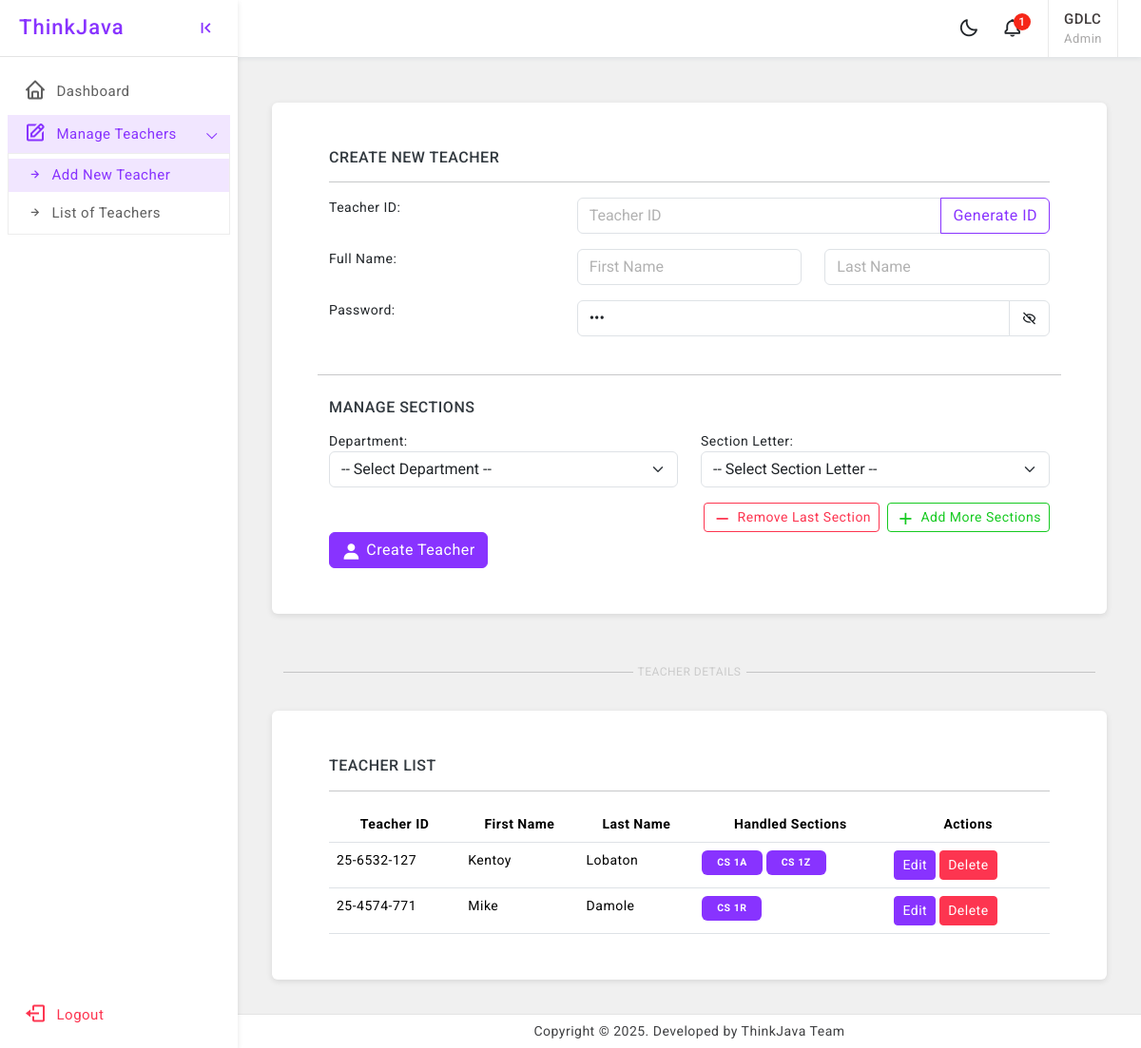
Before: /create-teacher/ (signed in) with the older database file.
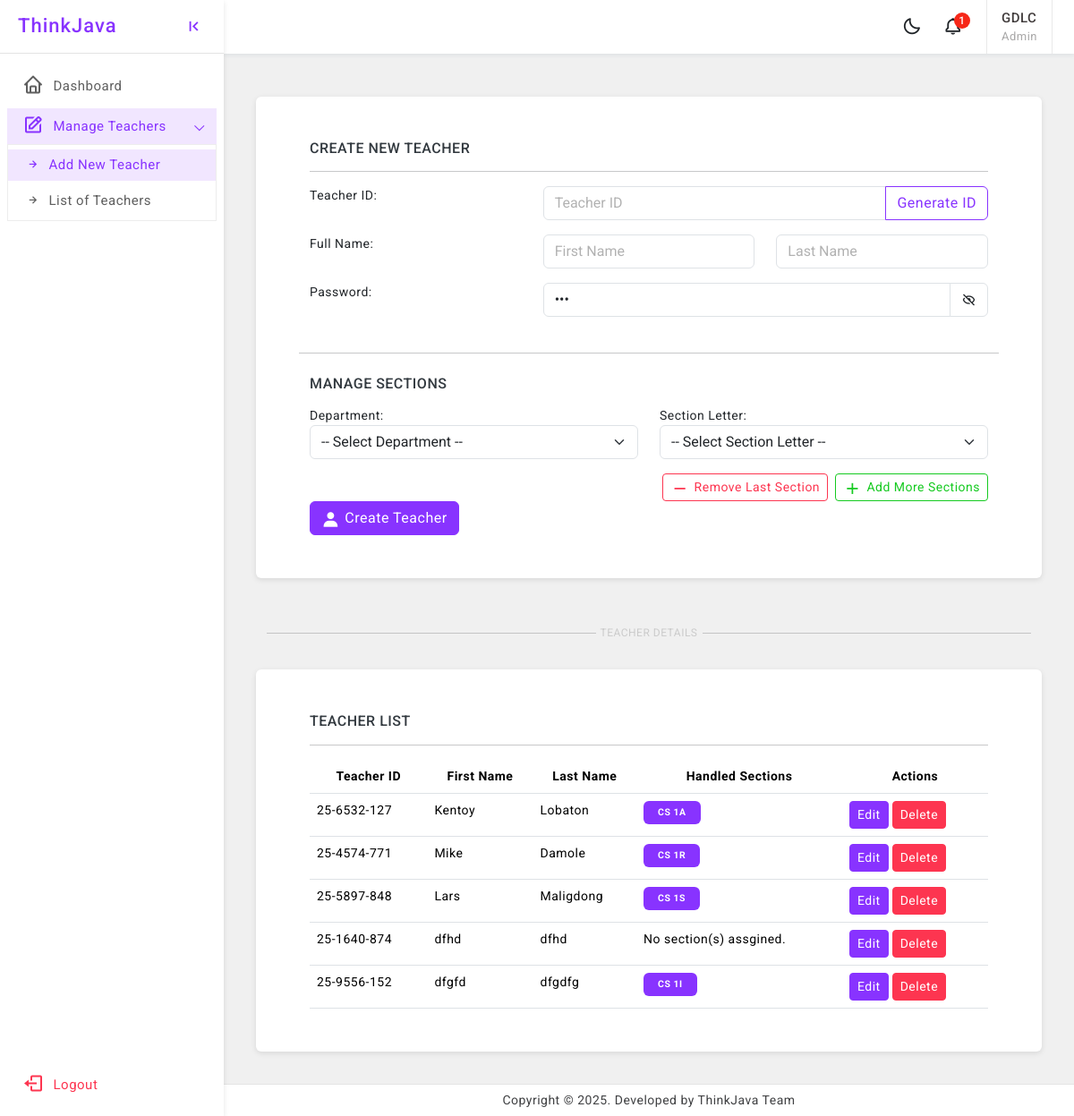
After: the same page with the newer database file.
### StudentManagementSystem/models/teachers.py (models this page shows, shortened)
class Teacher(models.Model):
    teacher_id = models.CharField(max_length=50, unique=True)
    first_name = models.CharField(max_length=150)
    last_name = models.CharField(max_length=150)
    date_of_birth = models.DateField(null=True, blank=True)
    password = models.CharField(max_length=128)  # store hashed passwords ideally
    role = models.CharField(
        max_length=20,
        choices=Role.choices,
        default=Role.TEACHER  # Default to 'Teacher' role
    )

### StudentManagementSystem/views/admin/manage_teachers.py (the view, shortened to what this page needs)
def create_teacher(request):
    admin_id = request.session.get('user_id')
    if not admin_id:
        return redirect('unified_login')
    context = get_teacher_context(admin_id)
    return render(request, 'admin/teacher_form.html', context)

### StudentManagementSystem/models/section.py (called while the page is built)
    def __str__(self):
        return f"{self.department.name} {self.year_level.year}{self.letter}"  # e.g., "CS 1A"

### StudentManagementSystem/views/admin/manage_teachers.py (called while the page is built)
def get_teacher_context(admin_id, message_container_id='create_message'):
    admin = SimpleAdmin.objects.get(id=admin_id)
    departments = Department.objects.all()
    teachers = Teacher.objects.all()
    teachers_with_sections = []
    for teacher in teachers:
        handled_sections = teacher.handled_sections.all()
        section_names = [str(handled_section.section) for handled_section in handled_sections]
        teachers_with_sections.append({
            'teacher': teacher,
            'section_names': section_names
        })
    context = {
        'departments': departments,
        'username': admin.username,
        'role': Role.ADMIN,
        'teachers_with_sections': teachers_with_sections,
        'message_container_id': message_container_id,
    }
    return context

### StudentManagementSystem/templates/admin/teacher_form.html (shortened to what the changed rows need)
{% extends 'base.html' %}
{% load static %}
{% block content %}
    <div class="page-wrapper">
        <div class="row p-5">
            {% include 'admin/teacher_list.html' %}
        </div>
    </div>
{% endblock %}

### StudentManagementSystem/templates/admin/teacher_list.html (shortened to what this page needs)
<div class="card" id="teacher_table">
    <div class="card-body p-5">
        <h6 class="mb-0 text-uppercase">Teacher List</h6>
        <hr>
        <table class="table mb-0 table-hover">
            <thead>
            <tr class="text-center">
                <th scope="col">Teacher ID</th>
                <th scope="col">First Name</th>
                <th scope="col">Last Name</th>
                <th scope="col">Handled Sections</th>
                <th scope="col">Actions</th>
            </tr>
            </thead>
            <tbody>
            {% for item in teachers_with_sections %}
                <tr>
                    <td>{{ item.teacher.teacher_id }}</td>
                    <td>{{ item.teacher.first_name }}</td>
                    <td>{{ item.teacher.last_name }}</td>
                    <td>
                        <div class="bootstrap-tagsinput inline">
                            {% for section_name in item.section_names %}
                                <span class="badge bg-primary px-3 py-2">{{ section_name }}</span>
                            {% empty %}
                                <span class="">No section(s) assgined.</span>
                            {% endfor %}
                        </div>
                    </td>
                    <td>
                        <button type="button" class="btn btn-primary btn-sm"
                                onclick="openEditModal({{ item.teacher.id }})">
                            Edit
                        </button>
                        <button type="button" class="btn btn-danger btn-sm"
                                onclick="deleteTeacher({{ item.teacher.id }})">
                            Delete
                        </button>
                    </td>
                </tr>
            {% empty %}
                <tr>
                    <td colspan="5">No teachers found.</td>
                </tr>
            {% endfor %}
            </tbody>
        </table>
    </div>
</div>

Changed rows visible on the page:
added Teacher: teacher.teacher_id "25-5897-848", teacher.first_name "Lars", teacher.last_name "Maligdong", section_names "CS 1S"
added Teacher: teacher.teacher_id "25-1640-874", teacher.first_name "dfhd", teacher.last_name "dfhd"
added Teacher: teacher.teacher_id "25-9556-152", teacher.first_name "dfgfd", teacher.last_name "dfgdfg", section_names "CS 1I"
Other visible differences:
list line gone: "CS 1Z"
